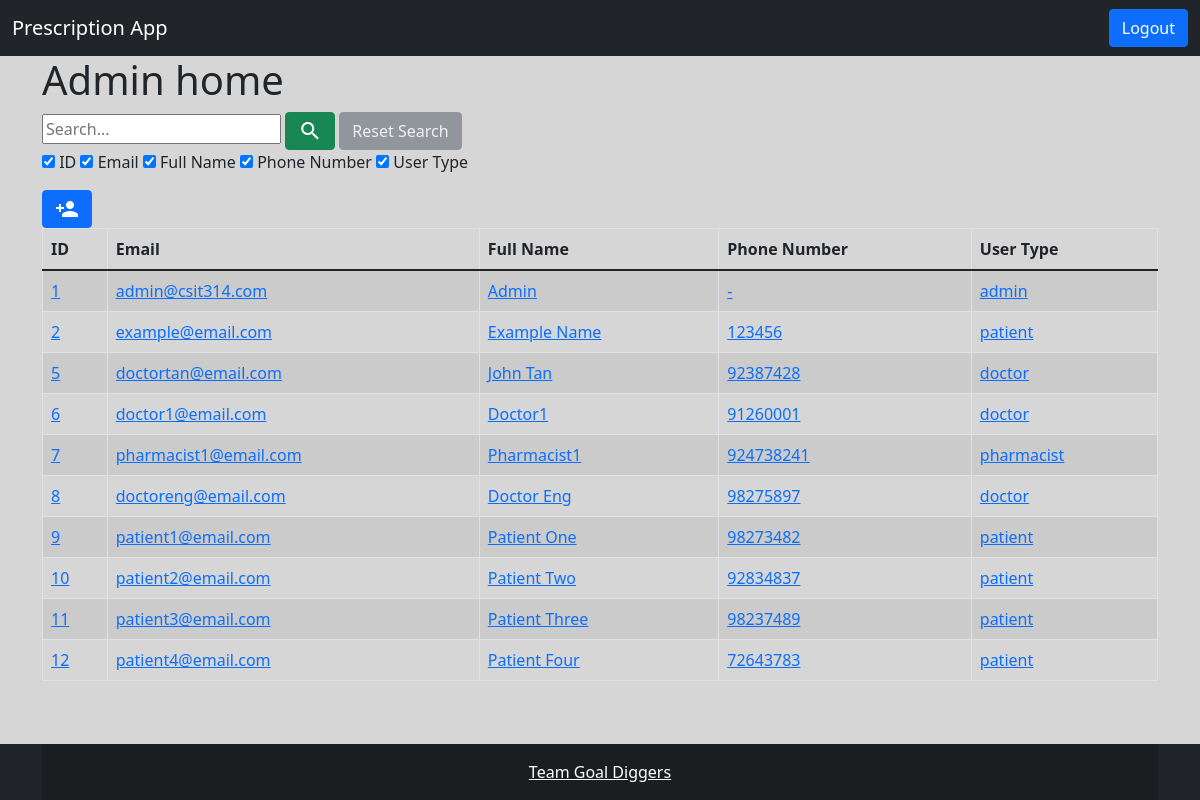
Screenshot of /home/admin/ (signed in) with the database file from the repository.
### Accounts/models.py (models this page shows, shortened)
class CustomUser(AbstractBaseUser, PermissionsMixin):
    email = models.EmailField("email address", unique=True)
    is_staff = models.BooleanField(default=False)
    is_active = models.BooleanField(default=True)
    user_type = models.CharField(max_length=20, choices=USER_TYPES, default='patient')
    full_name = models.CharField(max_length=200)
    phone_number = models.CharField(max_length=10, unique=True)
    address = models.CharField(max_length=200)
    USERNAME_FIELD = "email"
    REQUIRED_FIELDS = []
    objects = CustomUserManager()
    class Meta:
        verbose_name = 'User'
        verbose_name_plural = 'Users'

### PrescriptionApp/views.py (the view)
# urls.py: path('home/admin/', views.AdminHome.as_view(), name='admin_home'),
class AdminHome(LoginRequiredMixin, TemplateView):
	login_url = '/login/'
	template_name = 'admin/admin_home.html'
	def dispatch(self, request, *args, **kwargs):
		if request.user.is_authenticated:
			if request.user.user_type == 'admin':
				print('user is admin')
				return self.get(request, *args, **kwargs)
			else:
				return redirect('home')
		else:
			return redirect('Accounts:login')
	def get_context_data(self, **kwargs):
		context = super(AdminHome, self).get_context_data(**kwargs)
		context['items'] = []
		all_results = CustomUser.objects.none()
		if self.request.GET.get('search_query'):
			search_query = self.request.GET.get('search_query')
			id_checkbox = self.request.GET.get('id_checkbox')
			email_checkbox = self.request.GET.get('email_checkbox')
			full_name_checkbox = self.request.GET.get('full_name_checkbox')
			phone_number_checkbox = self.request.GET.get('phone_number_checkbox')
			user_type_checkbox = self.request.GET.get('user_type_checkbox')
			context.update({
				'search_query': search_query,
				'id_checkbox': id_checkbox,
				'email_checkbox': email_checkbox,
				'full_name_checkbox': full_name_checkbox,
				'phone_number_checkbox': phone_number_checkbox,
				'user_type_checkbox': user_type_checkbox,
			})
			if id_checkbox:
				all_results = all_results | CustomUser.objects.filter(id__icontains=search_query)
			if email_checkbox:
				all_results = all_results | CustomUser.objects.filter(email__icontains=search_query)
			if full_name_checkbox:
				all_results = all_results | CustomUser.objects.filter(full_name__icontains=search_query)
			if phone_number_checkbox:
				all_results = all_results | CustomUser.objects.filter(phone_number__icontains=search_query)
			if user_type_checkbox:
				all_results = all_results | CustomUser.objects.filter(user_type__icontains=search_query)
		else:
			all_results = CustomUser.objects.all()
			context.update({
				'search_query': False,
				'id_checkbox': True,
				'email_checkbox': True,
				'full_name_checkbox': True,
				'phone_number_checkbox': True,
				'user_type_checkbox': True,
			})
		for result in all_results:
			context['items'].append([
				result.id,
				[
					result.id,
					result.email,
					result.full_name,
					result.phone_number,
					result.user_type,
				]
			])
		context['titles'] = [
			'ID',
			'Email',
			'Full Name',
			'Phone Number',
			'User Type',
		]
		return context

### templates/admin/admin_home.html (shortened to what this page needs)
{% extends 'home.html' %}
{% block content %}
	<div class="container">
		<h1>{{ request.user.user_type|title }} home</h1>
    <form class="site-form" action="" method="get">
      {% include "search_bar.html" %}
      <p>
        {% include 'search_checkbox.html' with checkbox_id='id_checkbox' is_checked=id_checkbox label='ID' %}
        {% include 'search_checkbox.html' with checkbox_id='email_checkbox' is_checked=email_checkbox label='Email' %}
        {% include 'search_checkbox.html' with checkbox_id='full_name_checkbox' is_checked=full_name_checkbox label='Full Name' %}
        {% include 'search_checkbox.html' with checkbox_id='phone_number_checkbox' is_checked=phone_number_checkbox label='Phone Number' %}
        {% include 'search_checkbox.html' with checkbox_id='user_type_checkbox' is_checked=user_type_checkbox label='User Type' %}
      </p>
    </form>
    <div style="display: inline-block; text-align: right;">
      <a href="{% url 'create_user' %}" class="btn btn-primary icon-button">
        <span class="material-icons">person_add</span>
      </a>
    </div>
    {% include "data_table.html" with link='view_user' %}
	</div>
{% endblock %}
{% block script %}
  {% load static %}
{% endblock %}

### templates/data_table.html
<div class="table-responsive">
  <table class="table table-striped table-bordered table-hover" id="user_table">
    <thead class="thead-dark">
      <tr>
        {% for title in titles %}
          <th scope="col" class="th-clickable">{{ title }}</th>
        {% endfor %}
      </tr>
    </thead>
    {% for item_id, item in items %}
      <tr>
        {% for data in item %}
          {% if link %}
            <td><a href="{% url link pk=item_id %}">{{ data }}</a></td>
          {% else %}
            <td>{{ data }}</td>
          {% endif %}
        {% endfor %}
      </tr>
      {% empty %}
      <tr>
        {% for _ in titles %}
          <td class="text-muted">Empty</td>
        {% endfor %}
      </tr>
    {% endfor %}
  </table>
</div>

### rows the page displays
CustomUser: user.user_type "Admin", item "admin@csit314.com" "Admin" "admin"
CustomUser: item "example@email.com" "Example Name" "123456" "patient"
CustomUser: item "doctortan@email.com" "John Tan" "92387428" "doctor"
CustomUser: item "doctor1@email.com" "Doctor1" "91260001" "doctor"
CustomUser: item "pharmacist1@email.com" "Pharmacist1" "924738241" "pharmacist"
CustomUser: item "doctoreng@email.com" "Doctor Eng" "98275897" "doctor"
CustomUser: item "patient1@email.com" "Patient One" "98273482" "patient"
CustomUser: item "patient2@email.com" "Patient Two" "92834837" "patient"
CustomUser: item "patient3@email.com" "Patient Three" "98237489" "patient"
CustomUser: item "patient4@email.com" "Patient Four" "72643783" "patient"

### other values shown
{{ label }} "ID Email Full Name Phone Number User Type"
{{ title }} "ID" "Email" "Full Name" "Phone Number" "User Type"
{{ data }} "1" "-" "2" "5" "6" "7" "8" "9" "10" "11" "12"
